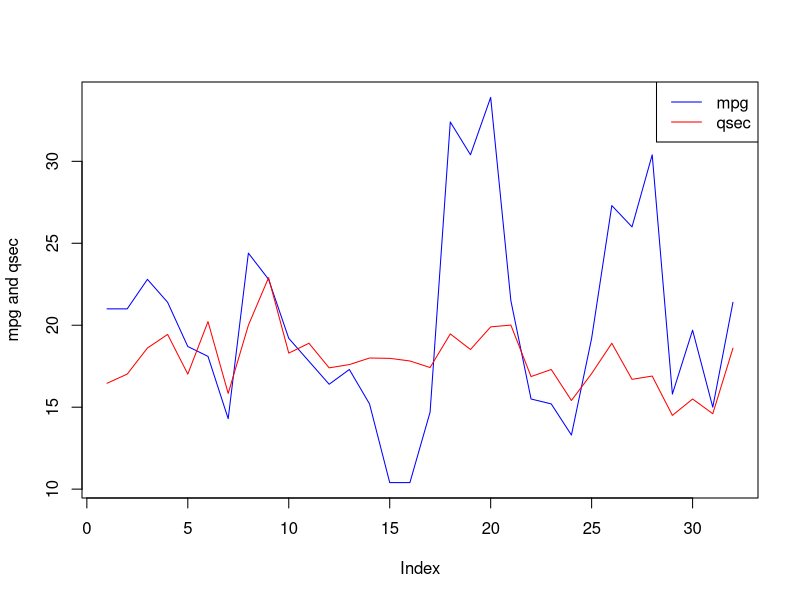

The R script that drew this image:
print(192125105)
print("D.Narendra")
data(mtcars) 
plot(mtcars$mpg, type = "l", col = "blue", xlab = "Index", ylab = "mpg and qsec") 
lines(mtcars$qsec, type = "l", col = "red") 
legend("topright", legend = c("mpg", "qsec"), col = c("blue", "red"), lty = 1)
